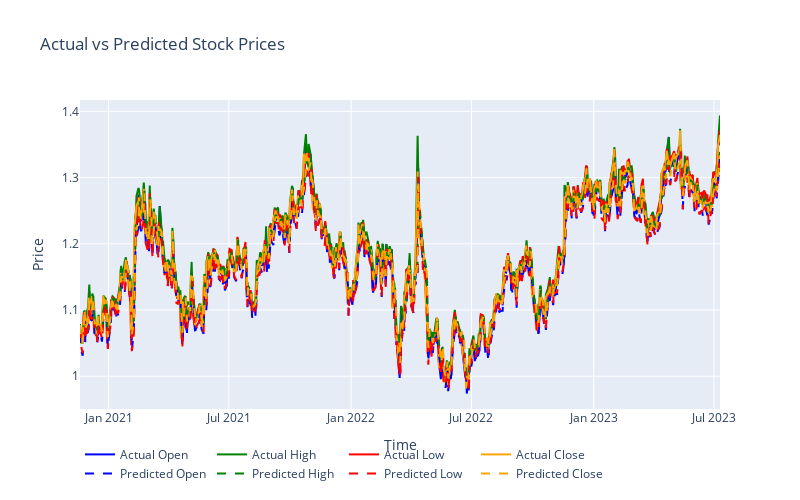

The notebook cell this image was saved under:
### Code cell
# Create a trace for each column in y_test
actual_traces = []
predicted_traces = []

columns = ['Open', 'High', 'Low', 'Close']
colors = ['blue', 'green', 'red', 'orange']

for i, column in enumerate(columns):
    actual_trace = go.Scatter(
        x=df.index[-len(y_test):],
        y=y_test[:, i],
        mode='lines',
        name='Actual ' + column,
        line=dict(color=colors[i])
    )
    predicted_trace = go.Scatter(
        x=df.index[-len(y_test):],
        y=bilstm_predictions[:, i],
        mode='lines',
        name='Predicted ' + column,
        line=dict(color=colors[i], dash='dash')
    )
    actual_traces.append(actual_trace)
    predicted_traces.append(predicted_trace)

# Create the layout for the plot
layout = go.Layout(
    title='Actual vs Predicted Stock Prices',
    xaxis=dict(title='Time'),
    yaxis=dict(title='Price'),
    legend=dict(orientation='h'),
    height=500,
    width=800
)

# Create the figure and plot the traces
fig = go.Figure(data=actual_traces + predicted_traces, layout=layout)
fig.show()

### Figure 1 — Plotly figure (JSON) as saved in the notebook; plotly's stock layout.template omitted (floating-point values rounded to 4 significant figures; data arrays with more than 128 entries replaced by an {"elided": "..."} marker saying what was removed)
{"data": [{"line": {"color": "blue"}, "mode": "lines", "name": "Actual Open", "type": "scatter", "x": {"elided": "653 str values"}, "y": {"elided": "653 float values"}}, {"line": {"color": "green"}, "mode": "lines", "name": "Actual High", "type": "scatter", "x": {"elided": "653 str values"}, "y": {"elided": "653 float values"}}, {"line": {"color": "red"}, "mode": "lines", "name": "Actual Low", "type": "scatter", "x": {"elided": "653 str values"}, "y": {"elided": "653 float values"}}, {"line": {"color": "orange"}, "mode": "lines", "name": "Actual Close", "type": "scatter", "x": {"elided": "653 str values"}, "y": {"elided": "653 float values"}}, {"line": {"color": "blue", "dash": "dash"}, "mode": "lines", "name": "Predicted Open", "type": "scatter", "x": {"elided": "653 str values"}, "y": {"elided": "653 float values"}}, {"line": {"color": "green", "dash": "dash"}, "mode": "lines", "name": "Predicted High", "type": "scatter", "x": {"elided": "653 str values"}, "y": {"elided": "653 float values"}}, {"line": {"color": "red", "dash": "dash"}, "mode": "lines", "name": "Predicted Low", "type": "scatter", "x": {"elided": "653 str values"}, "y": {"elided": "653 float values"}}, {"line": {"color": "orange", "dash": "dash"}, "mode": "lines", "name": "Predicted Close", "type": "scatter", "x": {"elided": "653 str values"}, "y": {"elided": "653 float values"}}], "layout": {"height": 500, "legend": {"orientation": "h"}, "title": {"text": "Actual vs Predicted Stock Prices"}, "width": 800, "xaxis": {"title": {"text": "Time"}}, "yaxis": {"title": {"text": "Price"}}}}
